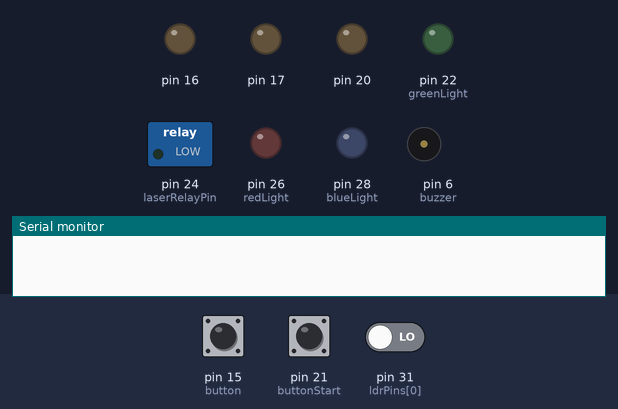
Bench run of a sketch on a simulated Arduino Mega 2560, built with avr-gcc and run on an emulated ATmega2560. Shown: switched loads named in the sketch (green lamp = pin HIGH), output pins drawn as LEDs (lit = HIGH), buzzer (waves = sounding, pin HIGH), the last lines printed to the serial monitor. The test bench sets the inputs (shaded band); at power-on: pin 21 (buttonStart) HIGH, pin 15 (button) HIGH, pin 31 (ldrPins[0]) LOW.

Above: at 0.1 s.
At 5.2 s:
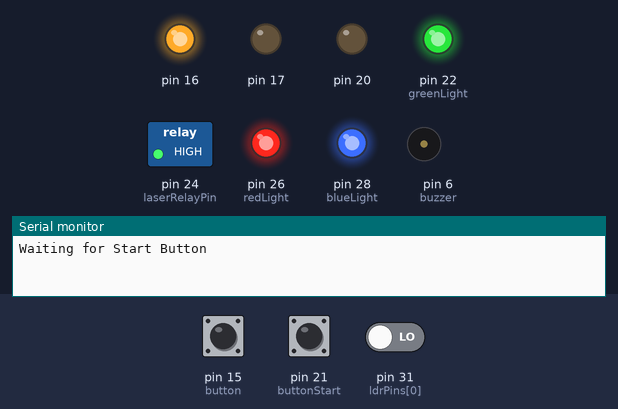
5.3 s: pin 21 (buttonStart) pulled LOW for 0.15 s
At 12.6 s:
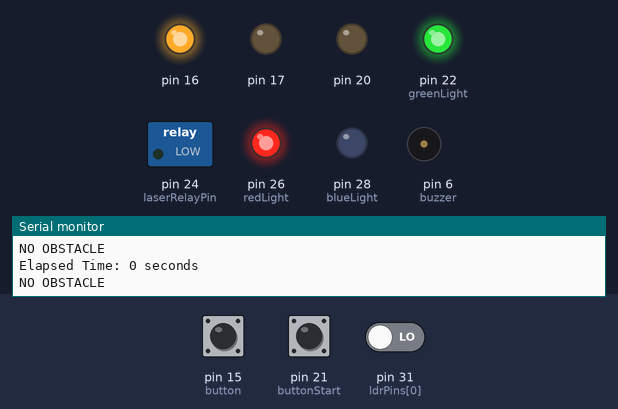
Timing chart, 0 to 12.9 s (numbered marks = the images above; inputs shaded):
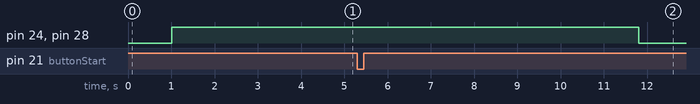

Measured:
- after the input at 5.3 s, pin 24 (laserRelayPin), pin 28 (blueLight): HIGH → LOW after 6.5 s

The sketch:

lazer_maze_game_v3.ino
```cpp
#include <SoftwareSerial.h>
#include <DFRobotDFPlayerMini.h>
int track = 10; // for define the trck name//track 0 = ambience; track 1 = start; track 2 = game over ; track 3 = too slow; track 4 = congratualtion; track 5 = welcome
#define vol 1  // fpr defining volume
int laserRelayPin = 24; //in2
int redLight = 26;//in3
int blueLight = 28;//in4
int greenLight = 22;//in1
int buzzer = 6;
int rst = 20;
static const uint8_t PIN__TX = 10;
static const uint8_t PIN__RX = 11;
SoftwareSerial mySerial(PIN__RX, PIN__TX);
DFRobotDFPlayerMini player;
int button = 15;
int buttonStart = 21;
int buttonStartState = 1;
int buttonState =  1;
const int ldrPins[] = {31, 33, 35, 37, 39, 41, 43, 45, 47, 49, 51, 53};
const int numberOfLasers = 1;
unsigned long startTime = 0.0;
unsigned long currentTime = 0.0;
unsigned long elapsedTime = 0.0;
unsigned long Time = 0.0;


void game()
{
  currentTime = millis();
  digitalWrite(laserRelayPin, LOW);
  digitalWrite(blueLight, LOW);
  digitalWrite(redLight, HIGH);
  digitalWrite(greenLight, HIGH);

  if (detectNoLaser())
  {
    Serial.println("OBSTACLE DETECTED");
    playTrack(2);
    digitalWrite(laserRelayPin, HIGH);
    digitalWrite(redLight, LOW);
    digitalWrite(blueLight, HIGH);
    delay(3000);
    track = 0;
    //();
    but();
  }
  buttonState = digitalRead(button);
  if(buttonState == LOW)
  {
    Serial.println("Button PRESSED");
    playTrack(4);
    digitalWrite(laserRelayPin, HIGH);
    digitalWrite(buzzer, HIGH);
    digitalWrite(redLight, HIGH);
    digitalWrite(blueLight, HIGH);
    digitalWrite(greenLight, LOW);
    delay(3000);
    digitalWrite(buzzer, LOW);
    buttonState = HIGH;
    playTrack(0);
    but();
  }
  elapsedTime = currentTime - startTime;
  Time = elapsedTime/1000 ;
  Serial.print("Elapsed Time: ");
  Serial.print(Time);  // Convert milliseconds to seconds
  Serial.println(" seconds");
  if(Time > 60)
  {
    Serial.println("Too Slow game ovr");
    playTrack(3);
    digitalWrite(laserRelayPin, HIGH);
    digitalWrite(redLight, LOW);
    digitalWrite(blueLight, HIGH);
    delay(3000);
    playTrack(0);
    but();
  }

  game();
}

void setup() {
  Serial.begin(9600);
  mySerial.begin(9600);
  sendCommand(0x3F); // Send "initialize" command
  delay(500);
  sendCommand(0x11); // Send "volume up" command
  delay(500);
  pinMode(laserRelayPin, OUTPUT);
  pinMode(redLight, OUTPUT);
  pinMode(blueLight, OUTPUT);
  pinMode(16, OUTPUT);
  pinMode(20, OUTPUT);
  pinMode(21, OUTPUT);
  pinMode(17, OUTPUT);
  pinMode(greenLight, OUTPUT);
  pinMode(buzzer, OUTPUT);
  pinMode(button, INPUT_PULLUP);
  pinMode(buttonStart, INPUT_PULLUP);


  for (int i = 0; i < numberOfLasers; i++) {
    pinMode(ldrPins[i], INPUT);
  }
  digitalWrite(laserRelayPin, HIGH);
  digitalWrite(blueLight, HIGH);
  digitalWrite(redLight, HIGH);
  digitalWrite(greenLight, HIGH);
  digitalWrite(buzzer, LOW);
  digitalWrite(16, HIGH);
  digitalWrite(17, LOW);
  digitalWrite(17, LOW);
  playTrack(5);
  delay(3000);
  playTrack(0);
  Serial.println("Waiting for Start Button");
}

void sendCommand(uint8_t command) {
  mySerial.write(0x7E); // Start code
  mySerial.write(0xFF); // Version
  mySerial.write(0x06); // Command length
  mySerial.write(command);
  mySerial.write((uint8_t)0x00); // End code
}

void playTrack(uint16_t trackNumber) {
  sendCommand(0x12); // Command for playing a specific track
  mySerial.write((byte)(trackNumber >> 8)); // High byte of track number
  mySerial.write((byte)(trackNumber & 0xFF)); // Low byte of track number
  mySerial.write((uint8_t)0x00); // End code
}


void but()
{
  digitalWrite(laserRelayPin, HIGH);
  digitalWrite(blueLight, HIGH);
  digitalWrite(redLight, HIGH);
  digitalWrite(greenLight, HIGH);
  digitalWrite(buzzer, LOW);
  digitalWrite(16, HIGH);
  digitalWrite(17, LOW);

  buttonStartState = digitalRead(buttonStart);
  if( buttonStartState == LOW)
  {
    Serial.println("pressed Start Button");
    buttonStartState = HIGH;
    delay(5000);
    playTrack(1);
    delay(1500);
    startTime = millis();
    game();
  }
  but();
}


void loop()
{
  but();
}

bool detectNoLaser() {
  for (int i = 0; i < numberOfLasers; i++) {
    if (digitalRead(ldrPins[i]) == 0) {
      Serial.println("NO OBSTACLE");
      return false;  // Laser detected

    }
  }
  return true;  // No laser detected
}
```
